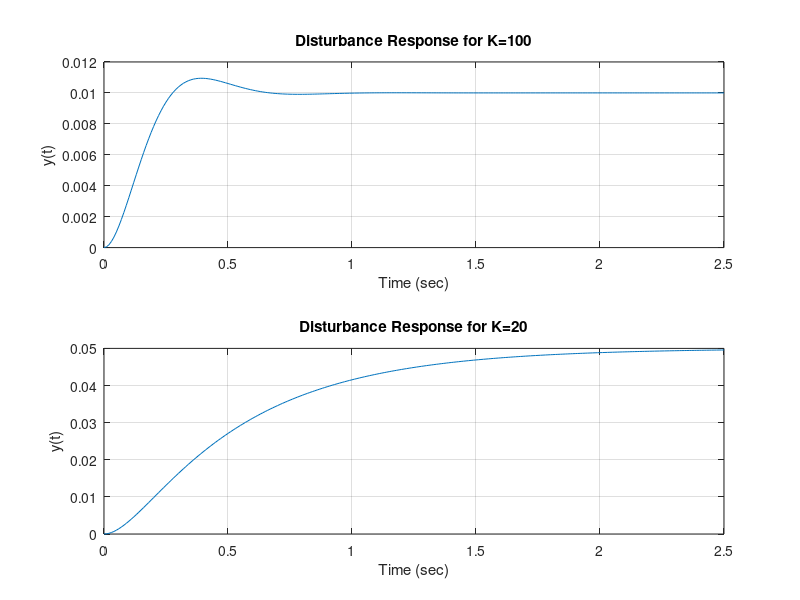

Write MATLAB code to recreate this figure.
% Chapter 4: Figure 4.30

%

% Response to a Disturbance D(s)=1/s for K=20 and K=100

%

numg=[1]; deng=[1 1 0]; 

sysg=tf(numg,deng);

K1=100; K2=20; 

num1=[11 K1]; num2=[11 K2]; den=[0 1];

sys1=tf(num1,den); sys2=tf(num2,den);

%

% Compute closed-loop transfer functions

%

sysa=feedback(sysg,sys1); sysa=minreal(sysa);

sysb=feedback(sysg,sys2); sysb=minreal(sysb);

%

% Plot step response

%

t=[0:0.01:2.5];

[y1,t,x]=step(sysa,t); [y2,t,x]=step(sysb,t);

subplot(211), plot(t,y1), title('Disturbance Response for K=100')

xlabel('Time (sec)'),ylabel('y(t)'), grid

subplot(212),plot(t,y2), title('Disturbance Response for K=20')

xlabel('Time (sec)'),ylabel('y(t)'), grid
